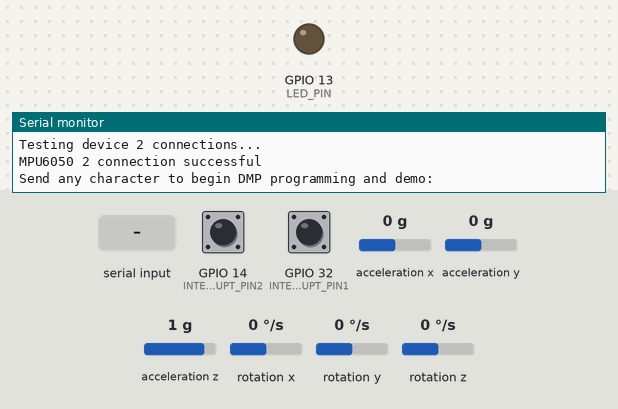
A sketch run on a simulated ESP32. Parts: output pins drawn as LEDs (lit = HIGH), the last lines printed to the serial monitor. Dashed ring = blinking. The inputs (shaded band) are chosen by the test bench; at power-on: acceleration x 0 g, rotation z 0 °/s, acceleration y 0 g, acceleration z 1 g, GPIO 14 (INTERRUPT_PIN2) HIGH, GPIO 32 (INTERRUPT_PIN1) HIGH, rotation x 0 °/s, rotation y 0 °/s. The sensor or clock chip raises its interrupt line as the real part does.

Above: at 0.8 s.
0.9 s: "1\n" received over Serial
At 3.1 s:
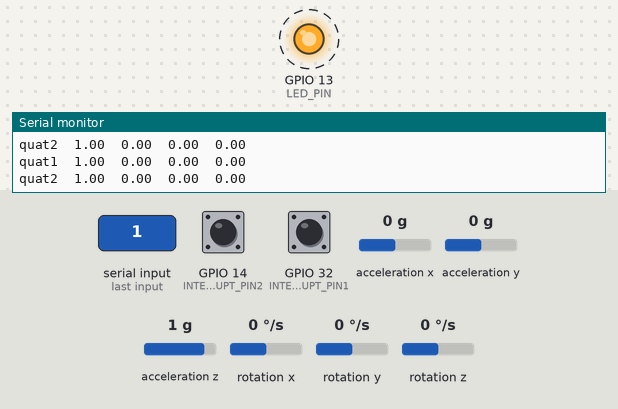
3.9 s: acceleration x set to -1.4 g
6.9 s: rotation z set to -192 °/s
9.9 s: acceleration y set to -1.4 g
11.4 s: acceleration z set to -1.4 g
Timing chart, 0 to 13.9 s (numbered marks = the images above; inputs shaded):
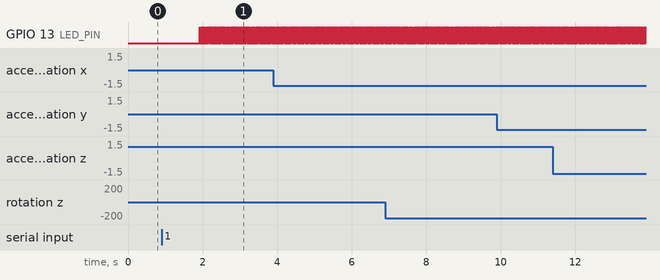

Measured:
- after the input at 0.9 s, GPIO 13 (LED_PIN): alternates HIGH for 0.02 s and LOW for 0.02 s, starting after 1.0 s

The sketch:

MPU6050_DMP6_using_DMP_V6.12.ino
```cpp
// I2C device class (I2Cdev) demonstration Arduino sketch for MPU6050 class using DMP (MotionApps v6.12)
// 6/21/2012 by Jeff Rowberg <jeff@rowberg.net>
// Updates should (hopefully) always be available at https://github.com/jrowberg/i2cdevlib
//
// Changelog:
//      2019-07-10 - Uses the new version of the DMP Firmware V6.12
//                 - Note: I believe the Teapot demo is broken with this versin as
//                 - the fifo buffer structure has changed
//      2016-04-18 - Eliminated a potential infinite loop
//      2013-05-08 - added seamless Fastwire support
//                 - added note about gyro calibration
//      2012-06-21 - added note about Arduino 1.0.1 + Leonardo compatibility error
//      2012-06-20 - improved FIFO overflow handling and simplified read process
//      2012-06-19 - completely rearranged DMP initialization code and simplification
//      2012-06-13 - pull gyro and accel data from FIFO packet instead of reading directly
//      2012-06-09 - fix broken FIFO read sequence and change interrupt detection to RISING
//      2012-06-05 - add gravity-compensated initial reference frame acceleration output
//                 - add 3D math helper file to DMP6 example sketch
//                 - add Euler output and Yaw/Pitch/Roll output formats
//      2012-06-04 - remove accel offset clearing for better results (thanks Sungon Lee)
//      2012-06-01 - fixed gyro sensitivity to be 2000 deg/sec instead of 250
//      2012-05-30 - basic DMP initialization working

/* ============================================
I2Cdev device library code is placed under the MIT license
Copyright (c) 2012 Jeff Rowberg

Permission is hereby granted, free of charge, to any person obtaining a copy
of this software and associated documentation files (the "Software"), to deal
in the Software without restriction, including without limitation the rights
to use, copy, modify, merge, publish, distribute, sublicense, and/or sell
copies of the Software, and to permit persons to whom the Software is
furnished to do so, subject to the following conditions:

The above copyright notice and this permission notice shall be included in
all copies or substantial portions of the Software.

THE SOFTWARE IS PROVIDED "AS IS", WITHOUT WARRANTY OF ANY KIND, EXPRESS OR
IMPLIED, INCLUDING BUT NOT LIMITED TO THE WARRANTIES OF MERCHANTABILITY,
FITNESS FOR A PARTICULAR PURPOSE AND NONINFRINGEMENT. IN NO EVENT SHALL THE
AUTHORS OR COPYRIGHT HOLDERS BE LIABLE FOR ANY CLAIM, DAMAGES OR OTHER
LIABILITY, WHETHER IN AN ACTION OF CONTRACT, TORT OR OTHERWISE, ARISING FROM,
OUT OF OR IN CONNECTION WITH THE SOFTWARE OR THE USE OR OTHER DEALINGS IN
THE SOFTWARE.
===============================================
*/

// I2Cdev and MPU6050 must be installed as libraries, or else the .cpp/.h files
// for both classes must be in the include path of your project
#include "I2Cdev.h"

#include "MPU6050_6Axis_MotionApps_V6_12.h"
//#include "MPU6050.h" // not necessary if using MotionApps include file

// Arduino Wire library is required if I2Cdev I2CDEV_ARDUINO_WIRE implementation
// is used in I2Cdev.h
#if I2CDEV_IMPLEMENTATION == I2CDEV_ARDUINO_WIRE
    #include "Wire.h"
#endif

// class default I2C address is 0x68
// specific I2C addresses may be passed as a parameter here
// AD0 low = 0x68 (default for SparkFun breakout and InvenSense evaluation board)
// AD0 high = 0x69
MPU6050 mpu1(0x69);
MPU6050 mpu2(0x68); // <-- use for AD0 high

/* =========================================================================
   NOTE: In addition to connection 3.3v, GND, SDA, and SCL, this sketch
   depends on the MPU-6050's INT pin being connected to the Arduino's
   external interrupt #0 pin. On the Arduino Uno and Mega 2560, this is
   digital I/O pin 2.
 * ========================================================================= */

/* =========================================================================
   NOTE: Arduino v1.0.1 with the Leonardo board generates a compile error
   when using Serial.write(buf, len). The Teapot output uses this method.
   The solution requires a modification to the Arduino USBAPI.h file, which
   is fortunately simple, but annoying. This will be fixed in the next IDE
   release. For more info, see these links:

   http://arduino.cc/forum/index.php/topic,109987.0.html
   http://code.google.com/p/arduino/issues/detail?id=958
 * ========================================================================= */


// uncomment "OUTPUT_READABLE_QUATERNION" if you want to see the actual
// quaternion components in a [w, x, y, z] format (not best for parsing
// on a remote host such as Processing or something though)
#define OUTPUT_READABLE_QUATERNION

// uncomment "OUTPUT_READABLE_EULER" if you want to see Euler angles
// (in degrees) calculated from the quaternions coming from the FIFO.
// Note that Euler angles suffer from gimbal lock (for more info, see
// http://en.wikipedia.org/wiki/Gimbal_lock)
//#define OUTPUT_READABLE_EULER

// uncomment "OUTPUT_READABLE_YAWPITCHROLL" if you want to see the yaw/
// pitch/roll angles (in degrees) calculated from the quaternions coming
// from the FIFO. Note this also requires gravity vector calculations.
// Also note that yaw/pitch/roll angles suffer from gimbal lock (for
// more info, see: http://en.wikipedia.org/wiki/Gimbal_lock)
//#define OUTPUT_READABLE_YAWPITCHROLL

// uncomment "OUTPUT_READABLE_REALACCEL" if you want to see acceleration
// components with gravity removed. This acceleration reference frame is
// not compensated for orientation, so +X is always +X according to the
// sensor, just without the effects of gravity. If you want acceleration
// compensated for orientation, us OUTPUT_READABLE_WORLDACCEL instead.
//#define OUTPUT_READABLE_REALACCEL

// uncomment "OUTPUT_READABLE_WORLDACCEL" if you want to see acceleration
// components with gravity removed and adjusted for the world frame of
// reference (yaw is relative to initial orientation, since no magnetometer
// is present in this case). Could be quite handy in some cases.
//#define OUTPUT_READABLE_WORLDACCEL

// uncomment "OUTPUT_TEAPOT" if you want output that matches the
// format used for the InvenSense teapot demo
//#define OUTPUT_TEAPOT


#define INTERRUPT_PIN1 32  // use pin 2 on Arduino Uno & most boards
#define INTERRUPT_PIN2 14
#define LED_PIN 13 // (Arduino is 13, Teensy is 11, Teensy++ is 6)
bool blinkState = false;

// MPU control/status vars
bool dmpReady = false;  // set true if DMP init was successful
uint8_t mpuIntStatus;   // holds actual interrupt status byte from MPU
uint8_t devStatus;      // return status after each device operation (0 = success, !0 = error)
uint16_t packetSize;    // expected DMP packet size (default is 42 bytes)
uint16_t fifoCount1, fifoCount2;     // count of all bytes currently in FIFO
uint8_t fifoBuffer1[64]; // FIFO storage buffer
uint8_t fifoBuffer2[64];

// orientation/motion vars
Quaternion q1;           // [w, x, y, z]         quaternion container
Quaternion q2;           // [w, x, y, z]         quaternion container
VectorInt16 aa;         // [x, y, z]            accel sensor measurements
VectorInt16 gy;         // [x, y, z]            gyro sensor measurements
VectorInt16 aaReal;     // [x, y, z]            gravity-free accel sensor measurements
VectorInt16 aaWorld;    // [x, y, z]            world-frame accel sensor measurements
VectorFloat gravity;    // [x, y, z]            gravity vector
float euler[3];         // [psi, theta, phi]    Euler angle container
float ypr[3];           // [yaw, pitch, roll]   yaw/pitch/roll container and gravity vector

// packet structure for InvenSense teapot demo
uint8_t teapotPacket[14] = { '$', 0x02, 0,0, 0,0, 0,0, 0,0, 0x00, 0x00, '\r', '\n' };


// ================================================================
// ===               INTERRUPT DETECTION ROUTINE                ===
// ================================================================

volatile bool mpuInterrupt = false;     // indicates whether MPU interrupt pin has gone high
void dmpDataReady() {
    mpuInterrupt = true;
}


// ================================================================
// ===                      INITIAL SETUP                       ===
// ================================================================

void setup() {
    // join I2C bus (I2Cdev library doesn't do this automatically)
    #if I2CDEV_IMPLEMENTATION == I2CDEV_ARDUINO_WIRE
        Wire.begin();
        Wire.setClock(400000); // 400kHz I2C clock. Comment this line if having compilation difficulties
    #elif I2CDEV_IMPLEMENTATION == I2CDEV_BUILTIN_FASTWIRE
        Fastwire::setup(400, true);
    #endif

    // initialize serial communication
    // (115200 chosen because it is required for Teapot Demo output, but it's
    // really up to you depending on your project)
    Serial.begin(115200);
    while (!Serial); // wait for Leonardo enumeration, others continue immediately

    // NOTE: 8MHz or slower host processors, like the Teensy @ 3.3V or Arduino
    // Pro Mini running at 3.3V, cannot handle this baud rate reliably due to
    // the baud timing being too misaligned with processor ticks. You must use
    // 38400 or slower in these cases, or use some kind of external separate
    // crystal solution for the UART timer.

    // initialize device
    Serial.println(F("Initializing I2C devices..."));
    mpu1.initialize();
    pinMode(INTERRUPT_PIN1, INPUT);

//    Serial.println(F("Enabling interrupt detection (ESP32 pin 32)..."));
    pinMode(INTERRUPT_PIN1, INPUT_PULLUP);
//    attachInterrupt(32, dmpDataReady, RISING);

    // initialize device
    Serial.println(F("Initializing I2C devices..."));
    mpu2.initialize();
    pinMode(INTERRUPT_PIN2, INPUT);

//    Serial.println(F("Enabling interrupt detection (ESP32 pin 32)..."));
    pinMode(INTERRUPT_PIN2, INPUT_PULLUP);
//    attachInterrupt(32, dmpDataReady, RISING);

    // verify connection
    Serial.println(F("Testing device 1 connections..."));
    Serial.println(mpu1.testConnection() ? F("MPU6050 1 connection successful") : F("MPU6050 1 connection failed"));

    // verify connection
    Serial.println(F("Testing device 2 connections..."));
    Serial.println(mpu2.testConnection() ? F("MPU6050 2 connection successful") : F("MPU6050 2 connection failed"));

    // wait for ready
    Serial.println(F("\nSend any character to begin DMP programming and demo: "));
    while (Serial.available() && Serial.read()); // empty buffer
    while (!Serial.available());                 // wait for data
    while (Serial.available() && Serial.read()); // empty buffer again

    // load and configure the DMP
    Serial.println(F("Initializing DMP1..."));
    devStatus = mpu1.dmpInitialize();

    // supply your own gyro offsets here, scaled for min sensitivity
    mpu1.setXGyroOffset(51);
    mpu1.setYGyroOffset(8);
    mpu1.setZGyroOffset(21);
    mpu1.setXAccelOffset(1150);
    mpu1.setYAccelOffset(-50);
    mpu1.setZAccelOffset(1060);
    // make sure it worked (returns 0 if so)
    if (devStatus == 0) {
        // Calibration Time: generate offsets and calibrate our MPU6050
        mpu1.CalibrateAccel(6);
        mpu1.CalibrateGyro(6);
        Serial.println();
        mpu1.PrintActiveOffsets();
        // turn on the DMP, now that it's ready
        Serial.println(F("Enabling DMP..."));
        mpu1.setDMPEnabled(true);

        // enable Arduino interrupt detection
        Serial.print(F("Enabling interrupt detection (Arduino external interrupt "));
        Serial.print(digitalPinToInterrupt(INTERRUPT_PIN1));
        Serial.println(F(")..."));
        attachInterrupt(digitalPinToInterrupt(INTERRUPT_PIN1), dmpDataReady, RISING);
        mpuIntStatus = mpu1.getIntStatus();

        // set our DMP Ready flag so the main loop() function knows it's okay to use it
        Serial.println(F("DMP1 ready! Waiting for first interrupt..."));
//        dmpReady = true;

        // get expected DMP packet size for later comparison
        packetSize = mpu1.dmpGetFIFOPacketSize();
    } else {
        // ERROR!
        // 1 = initial memory load failed
        // 2 = DMP configuration updates failed
        // (if it's going to break, usually the code will be 1)
        Serial.print(F("DMP1 Initialization failed (code "));
        Serial.print(devStatus);
        Serial.println(F(")"));
    }

    // load and configure the DMP
    Serial.println(F("Initializing DMP2..."));
    devStatus = mpu2.dmpInitialize();

    // supply your own gyro offsets here, scaled for min sensitivity
    mpu2.setXGyroOffset(51);
    mpu2.setYGyroOffset(8);
    mpu2.setZGyroOffset(21);
    mpu2.setXAccelOffset(1150);
    mpu2.setYAccelOffset(-50);
    mpu2.setZAccelOffset(1060);
    // make sure it worked (returns 0 if so)
    if (devStatus == 0) {
        // Calibration Time: generate offsets and calibrate our MPU6050
        mpu2.CalibrateAccel(6);
        mpu2.CalibrateGyro(6);
        Serial.println();
        mpu2.PrintActiveOffsets();
        // turn on the DMP, now that it's ready
        Serial.println(F("Enabling DMP..."));
        mpu2.setDMPEnabled(true);

        // enable Arduino interrupt detection
        Serial.print(F("Enabling interrupt detection (Arduino external interrupt "));
        Serial.print(digitalPinToInterrupt(INTERRUPT_PIN2));
        Serial.println(F(")..."));
        attachInterrupt(digitalPinToInterrupt(INTERRUPT_PIN2), dmpDataReady, RISING);
        mpuIntStatus = mpu2.getIntStatus();

        // set our DMP Ready flag so the main loop() function knows it's okay to use it
        Serial.println(F("DMP2 ready! Waiting for first interrupt..."));
        dmpReady = true;

        // get expected DMP packet size for later comparison
        packetSize = mpu2.dmpGetFIFOPacketSize();
    } else {
        // ERROR!
        // 1 = initial memory load failed
        // 2 = DMP configuration updates failed
        // (if it's going to break, usually the code will be 1)
        Serial.print(F("DMP2 Initialization failed (code "));
        Serial.print(devStatus);
        Serial.println(F(")"));
    }

    // configure LED for output
    pinMode(LED_PIN, OUTPUT);
}


// ================================================================
// ===                    MAIN PROGRAM LOOP                     ===
// ================================================================

void loop() {
    // if programming failed, don't try to do anything
    if (!dmpReady) return;

    // wait for MPU interrupt or extra packet(s) available
    while (!mpuInterrupt && fifoCount1 < packetSize) {
        if (mpuInterrupt && fifoCount1 < packetSize) {
          // try to get out of the infinite loop
          fifoCount1 = mpu1.getFIFOCount();
        }
        // other program behavior stuff here
        // .
        // .
        // .
        // if you are really paranoid you can frequently test in between other
        // stuff to see if mpuInterrupt is true, and if so, "break;" from the
        // while() loop to immediately process the MPU data
        // .
        // .
        // .
    }

    // reset interrupt flag and get INT_STATUS byte
    mpuInterrupt = false;
    mpuIntStatus = mpu1.getIntStatus();

    // get current FIFO count
    fifoCount1 = mpu1.getFIFOCount();
    fifoCount2 = mpu1.getFIFOCount();

    // check for overflow (this should never happen unless our code is too inefficient)
    if ((mpuIntStatus & _BV(MPU6050_INTERRUPT_FIFO_OFLOW_BIT)) || fifoCount1 >= 1024) {
        // reset so we can continue cleanly
        mpu1.resetFIFO();
        mpu2.resetFIFO();
        fifoCount1 = mpu1.getFIFOCount();
        fifoCount2 = mpu2.getFIFOCount();
        Serial.println(F("FIFO overflow!"));

    // otherwise, check for DMP data ready interrupt (this should happen frequently)
    } else if (mpuIntStatus & _BV(MPU6050_INTERRUPT_DMP_INT_BIT)) {
        // wait for correct available data length, should be a VERY short wait
        while (fifoCount1 < packetSize) fifoCount1 = mpu1.getFIFOCount();

        // read a packet from FIFO
        mpu1.getFIFOBytes(fifoBuffer1, packetSize);
        mpu2.getFIFOBytes(fifoBuffer2, packetSize);

        // track FIFO count here in case there is > 1 packet available
        // (this lets us immediately read more without waiting for an interrupt)
        fifoCount1 -= packetSize;
        fifoCount2 -= packetSize;

        #ifdef OUTPUT_READABLE_QUATERNION
            // display quaternion values in easy matrix form: w x y z
            mpu1.dmpGetQuaternion(&q1, fifoBuffer1);
            Serial.print("quat1\t");
            Serial.print(q1.w);
            Serial.print("\t");
            Serial.print(q1.x);
            Serial.print("\t");
            Serial.print(q1.y);
            Serial.print("\t");
            Serial.println(q1.z);

            mpu2.dmpGetQuaternion(&q2, fifoBuffer2);
            Serial.print("quat2\t");
            Serial.print(q2.w);
            Serial.print("\t");
            Serial.print(q2.x);
            Serial.print("\t");
            Serial.print(q2.y);
            Serial.print("\t");
            Serial.println(q2.z);
        #endif

        #ifdef OUTPUT_READABLE_REALACCEL
            // display real acceleration, adjusted to remove gravity
            mpu1.dmpGetQuaternion(&q1, fifoBuffer1);
            mpu1.dmpGetAccel(&aa, fifoBuffer1);
            mpu1.dmpGetGravity(&gravity, &q1);
            mpu1.dmpGetLinearAccel(&aaReal, &aa, &gravity);
            Serial.print("areal\t");
            Serial.print(aaReal.x);
            Serial.print("\t");
            Serial.print(aaReal.y);
            Serial.print("\t");
            Serial.println(aaReal.z);
        #endif

        #ifdef OUTPUT_READABLE_WORLDACCEL
            // display initial world-frame acceleration, adjusted to remove gravity
            // and rotated based on known orientation from quaternion
            mpu1.dmpGetQuaternion(&q1, fifoBuffer1);
            mpu1.dmpGetAccel(&aa, fifoBuffer1);
            mpu1.dmpGetGravity(&gravity, &q1);
            mpu1.dmpGetLinearAccel(&aaReal, &aa, &gravity);
            mpu1.dmpGetLinearAccelInWorld(&aaWorld, &aaReal, &q1);
            Serial.print("aworld\t");
            Serial.print(aaWorld.x);
            Serial.print("\t");
            Serial.print(aaWorld.y);
            Serial.print("\t");
            Serial.println(aaWorld.z);
        #endif

        #ifdef OUTPUT_TEAPOT
            // display quaternion values in InvenSense Teapot demo format:
            teapotPacket[2] = fifoBuffer1[0];
            teapotPacket[3] = fifoBuffer1[1];
            teapotPacket[4] = fifoBuffer1[4];
            teapotPacket[5] = fifoBuffer1[5];
            teapotPacket[6] = fifoBuffer1[8];
            teapotPacket[7] = fifoBuffer1[9];
            teapotPacket[8] = fifoBuffer1[12];
            teapotPacket[9] = fifoBuffer1[13];
            Serial.write(teapotPacket, 14);
            teapotPacket[11]++; // packetCount, loops at 0xFF on purpose
        #endif

        // blink LED to indicate activity
        blinkState = !blinkState;
        digitalWrite(LED_PIN, blinkState);
    }
}
```
